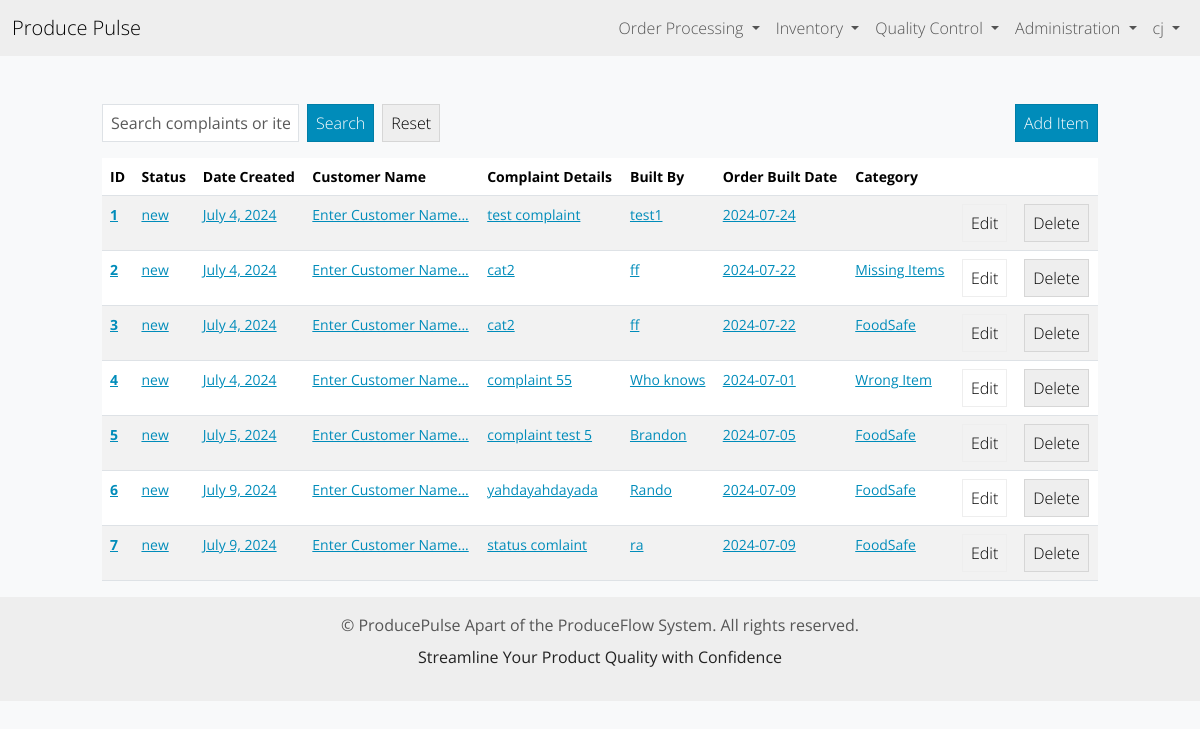
/dashboard/ (signed in), run on an earlier commit of the app's database.
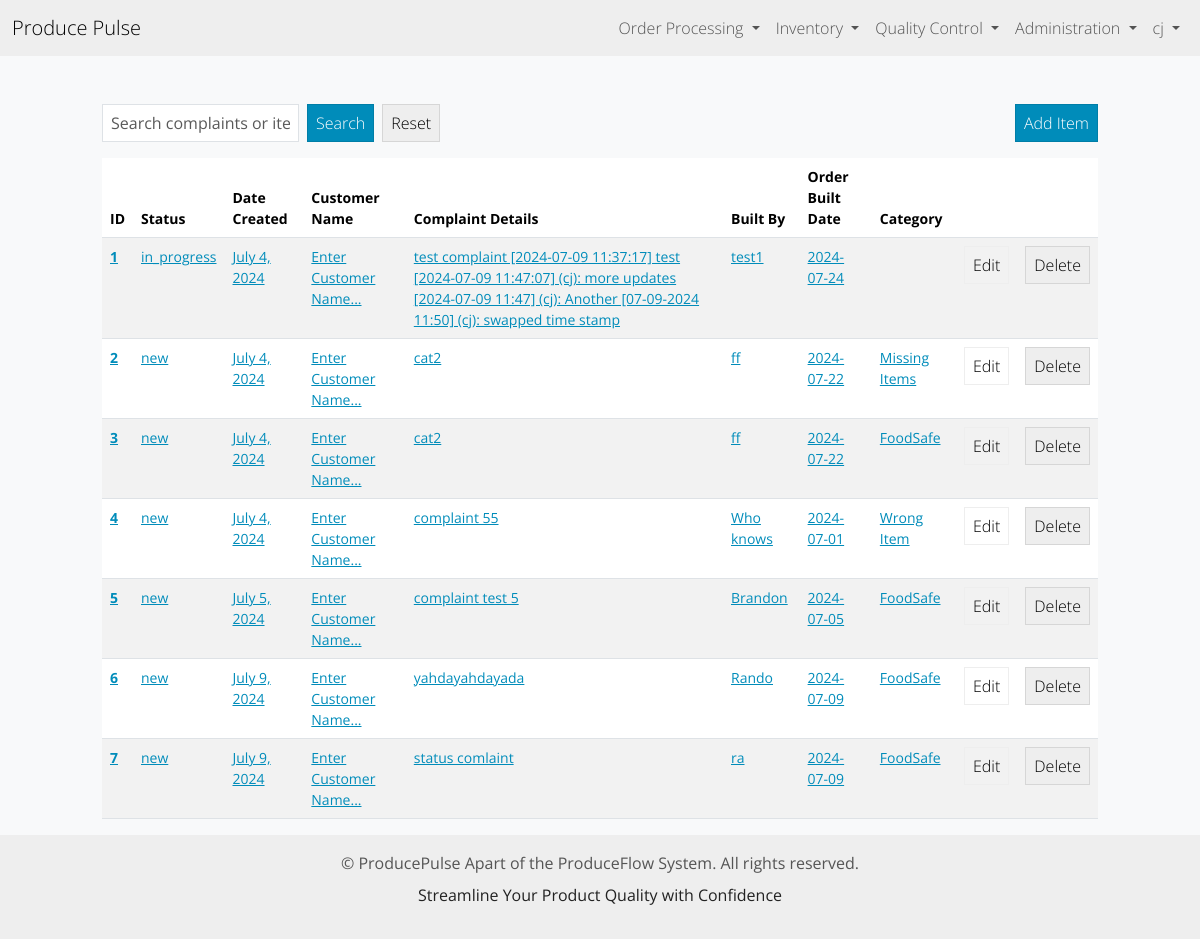
And on a later commit of the database.
### inventory/models.py (models this page shows, shortened)
class InventoryItem(models.Model):
    STATUS_CHOICES = [ # For Status Tagging Syste,
        ('new', 'New'),
        ('in_progress', 'In Progress'),
        ('waiting', 'Waiting'),
        ('closed', 'Closed')
    ]
    customer = models.ForeignKey(Customer, on_delete=models.CASCADE, related_name='inventory_items', null=True, blank=True) #Customer field dropdown
    status = models.CharField(max_length=20, choices=STATUS_CHOICES, default='New') #For status tagging system
    name = models.CharField(default="Enter Customer Name...", max_length=200) #Old cs name field
    complaint = models.TextField(max_length=2000, default="Enter Complaint...")
    date_complained = models.CharField(max_length=10, default="MM/DD/YYYY") #Date picker field for complained date
    category = models.ForeignKey('Category', on_delete=models.SET_NULL, blank=True, null=True) #Category dropdown
    date_created = models.DateField(auto_now_add=True) #Date created field, is timestamped
    date_built = models.CharField(max_length=10, default="MM/DD/YYYY") #Date picker field for built date
    built_by = models.CharField(max_length=200, default="Enter Builder Name...") #Builder name field, text input
    user = models.ForeignKey(User, on_delete=models.DO_NOTHING) #User field, auto stamped

### inventory/views.py (the view)
# urls.py: path('dashboard/', Dashboard.as_view(), name="dashboard"),
class Dashboard(LoginRequiredMixin, View):
    def get(self, request):
        form = SearchForm()
        query = request.GET.get('query')
        if query:
            items = InventoryItem.objects.filter(
                Q(name__icontains=query) | Q(complaint__icontains=query) | Q(category__name__icontains=query) | Q(built_by__icontains=query)
            )
        else:
            items = InventoryItem.objects.all()
        return render(request, 'inventory/dashboard.html', {'items': items, 'form': form})

### inventory/forms.py
class SearchForm(forms.Form):
    query = forms.CharField(
        label='Search',
        max_length=100,
        widget=forms.TextInput(attrs={
            'class': 'form-control me-2',
            'placeholder': 'Search complaints or items...'
        })
    )

### inventory/templates/inventory/dashboard.html (shortened to what this page needs)
{% extends 'inventory/base.html' %}
{% block content %}
<div class="row">
    <div class="col-md-10 col-12 mx-auto mt-5">
        <div class="d-flex justify-content-between align-items-center mb-3">
            <form method="GET" action="{% url 'dashboard' %}" class="d-flex">
                {{ form.query }}
                <button type="submit" class="btn btn-primary me-2">Search</button>
                <a href="{% url 'dashboard' %}" class="btn btn-secondary">Reset</a>
            </form>
            <a href="{% url 'add-item' %}" class="btn btn-primary">Add Item</a>
        </div>
        <table class='table table-hover table-striped'>
            <thead>
                <th scope="col">ID</th>
                <th scope="col">Status</th>
                <th scope="col">Date Created</th>
                <th scope="col">Customer Name</th>
                <th scope="col">Complaint Details</th>
                <th scope="col">Built By</th>
                <th scope="col">Order Built Date</th>
                <th scope="col">Category</th>
                <th scope="col"></th>
                <th scope="col"></th>
            </thead>
            <tbody>
                {% for item in items %}
                    <tr>
                        <th scope='row'>
                            <a href="{% url 'detail-item' item.id %}">{{ item.id }}</a>
                        </th>
                        <td>
                            <a href="{% url 'detail-item' item.id %}">{{ item.status }}</a>
                        </td>
                        <td>
                            <a href="{% url 'detail-item' item.id %}">{{ item.date_created }}</a>
                        </td>
                        <td>
                            <a href="{% url 'detail-item' item.id %}">{{ item.name }}</a>
                        </td>
                        <td>
                            <a href="{% url 'detail-item' item.id %}">{{ item.complaint }}</a>
                        </td>
                        <td>
                            <a href="{% url 'detail-item' item.id %}">{{ item.built_by }}</a>
                        </td>
                        <td>
                            <a href="{% url 'detail-item' item.id %}">{{ item.date_built }}</a>
                        </td>
                        <td>
                            <a href="{% url 'detail-item' item.id %}">{{ item.category.name }}</a>
                        </td>
                        <td>
                            <a href="{% url 'edit-item' item.id %}" class="btn btn-outline-secondary">Edit</a>
                        </td>
                        <td>
                            <a href="{% url 'delete-item' item.id %}" class="btn btn-secondary">Delete</a>
                        </td>
                    </tr>
                {% endfor %}
            </tbody>
        </table>
    </div>
</div>
{% endblock content %}

What changed in the data, as far as the page shows it:
changed InventoryItem "test1": status "new" → "in_progress"; complaint "test complaint" → "test complaint [2024-07-09 11:37:17] test [2024-07-09 11:47:07] (cj): more updates [2024-07-09 11:47] (cj): Another [07-09-2024 11:50] (cj): swapped time stamp"
